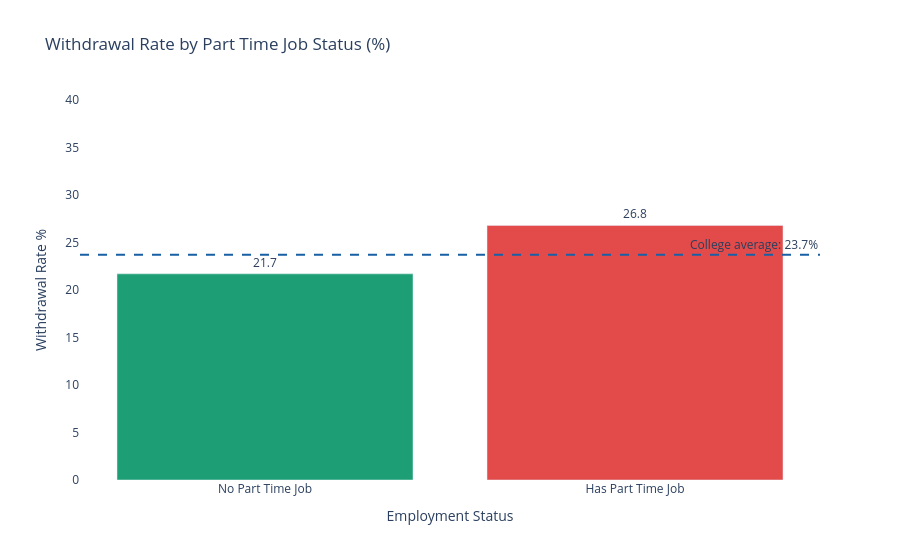

This figure's notebook cell:
### Code cell
# Chart 8 — Part Time Job vs Withdrawal
job_withdrawal = df.groupby("part_time_job").apply(
    lambda x: round((x["final_result"] == "Withdrawn").mean() * 100, 1)
).reset_index()
job_withdrawal.columns = ["Part Time Job", "Withdrawal Rate %"]

# Convert 0 and 1 to readable labels
job_withdrawal["Part Time Job"] = job_withdrawal["Part Time Job"].map({
    0: "No Part Time Job",
    1: "Has Part Time Job"
})

# Average line
avg_withdrawal = round(df["final_result"].eq("Withdrawn").mean() * 100, 1)

fig = px.bar(
    job_withdrawal,
    x="Part Time Job",
    y="Withdrawal Rate %",
    color="Part Time Job",
    text="Withdrawal Rate %",
    color_discrete_map={
        "No Part Time Job" : "#1D9E75",
        "Has Part Time Job": "#E24B4A"
    },
    title="Withdrawal Rate by Part Time Job Status (%)"
)

fig.add_hline(
    y=avg_withdrawal,
    line_dash="dash",
    line_color="#185FA5",
    annotation_text=f"College average: {avg_withdrawal}%",
    annotation_position="top right"
)

fig.update_traces(textposition="outside")
fig.update_layout(
    showlegend=False,
    yaxis_range=[0, 40],
    yaxis_title="Withdrawal Rate %",
    xaxis_title="Employment Status",
    plot_bgcolor="white"
)
fig.show()

print("\nWithdrawal rate by part time job:")
print(job_withdrawal.to_string(index=False))

### Figure 1 — Plotly figure (JSON) as saved in the notebook; plotly's stock layout.template omitted (floating-point values rounded to 4 significant figures)
{"data": [{"alignmentgroup": "True", "hovertemplate": "Part Time Job=%{x}<br>Withdrawal Rate %=%{text}<extra></extra>", "legendgroup": "No Part Time Job", "marker": {"color": "#1D9E75", "pattern": {"shape": ""}}, "name": "No Part Time Job", "offsetgroup": "No Part Time Job", "orientation": "v", "showlegend": true, "text": [21.7], "textposition": "outside", "type": "bar", "x": ["No Part Time Job"], "xaxis": "x", "y": [21.7], "yaxis": "y"}, {"alignmentgroup": "True", "hovertemplate": "Part Time Job=%{x}<br>Withdrawal Rate %=%{text}<extra></extra>", "legendgroup": "Has Part Time Job", "marker": {"color": "#E24B4A", "pattern": {"shape": ""}}, "name": "Has Part Time Job", "offsetgroup": "Has Part Time Job", "orientation": "v", "showlegend": true, "text": [26.8], "textposition": "outside", "type": "bar", "x": ["Has Part Time Job"], "xaxis": "x", "y": [26.8], "yaxis": "y"}], "layout": {"annotations": [{"showarrow": false, "text": "College average: 23.7%", "x": 1, "xanchor": "right", "xref": "x domain", "y": 23.7, "yanchor": "bottom", "yref": "y"}], "autosize": true, "barmode": "relative", "legend": {"title": {"text": "Part Time Job"}, "tracegroupgap": 0}, "plot_bgcolor": "white", "shapes": [{"line": {"color": "#185FA5", "dash": "dash"}, "type": "line", "x0": 0, "x1": 1, "xref": "x domain", "y0": 23.7, "y1": 23.7, "yref": "y"}], "showlegend": false, "title": {"text": "Withdrawal Rate by Part Time Job Status (%)"}, "xaxis": {"anchor": "y", "autorange": true, "categoryarray": ["No Part Time Job", "Has Part Time Job"], "categoryorder": "array", "domain": [0, 1], "range": [-0.5, 1.5], "title": {"text": "Employment Status"}, "type": "category"}, "yaxis": {"anchor": "x", "domain": [0, 1], "range": [0, 40], "title": {"text": "Withdrawal Rate %"}, "type": "linear"}}}
